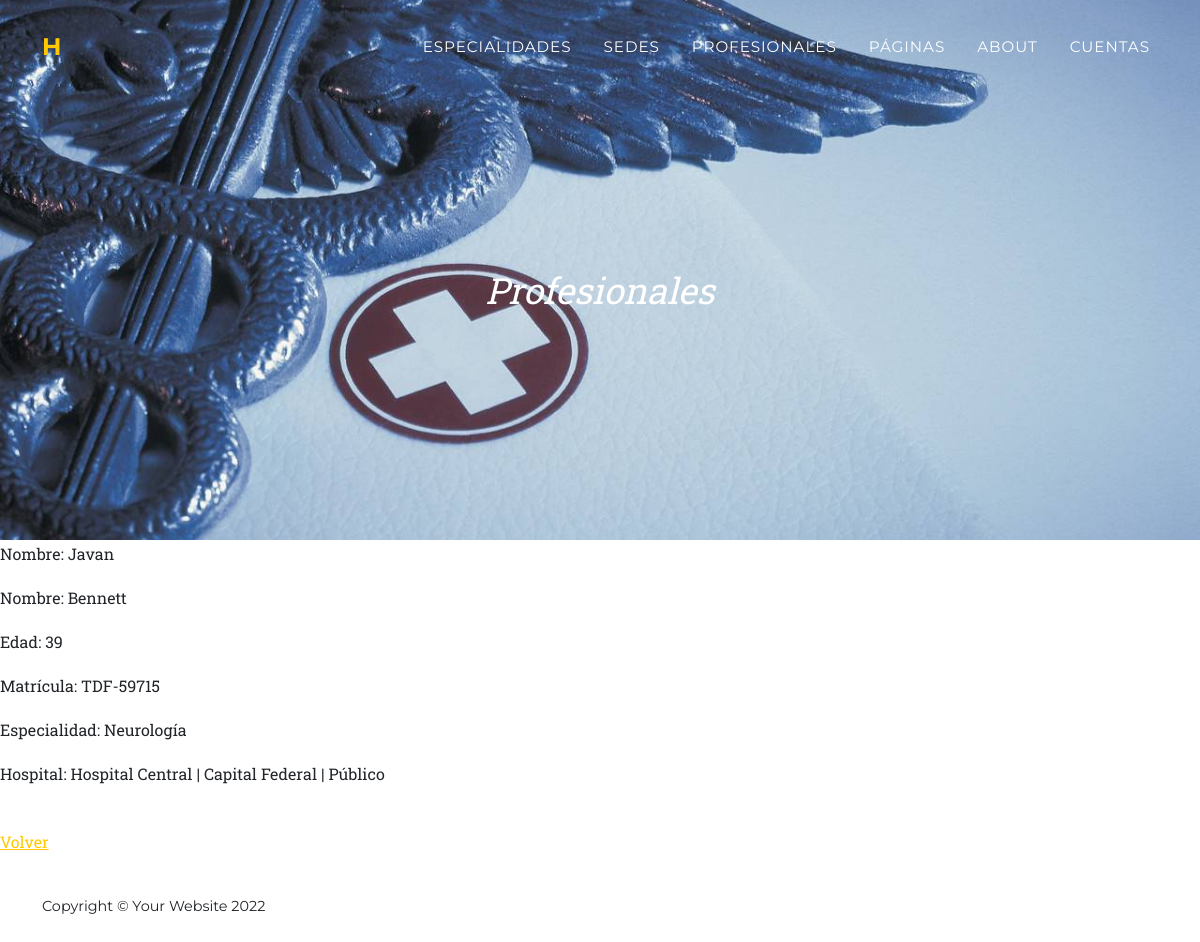
Before: /profesional/a4bdf6f1-aa9d-462a-ada8-4f7d4d67a002 with the older database file.
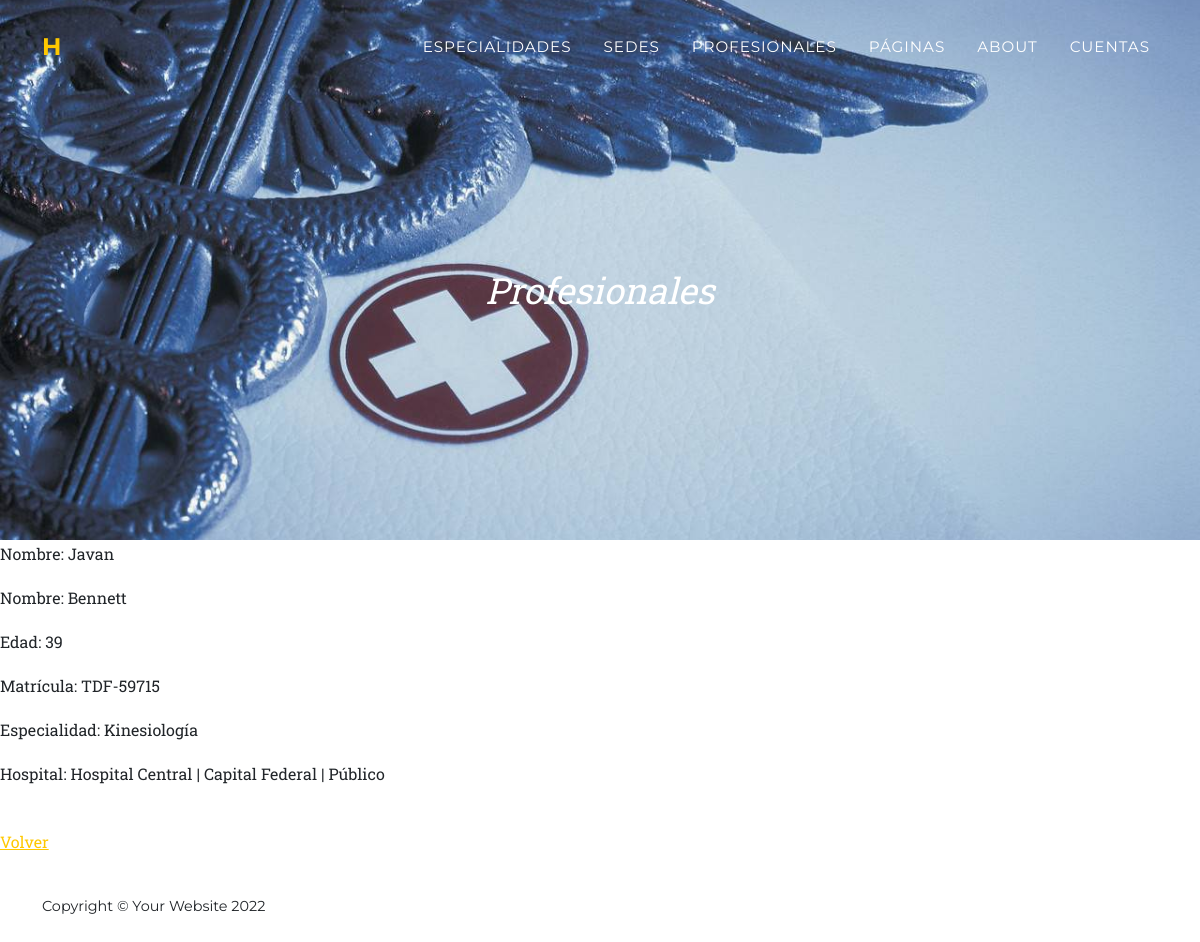
After: the same page with the newer database file.
### appHospital/models.py (models this page shows, shortened)
class Profesional(models.Model):
    id = models.CharField(max_length=40, default=uuid.uuid4(), primary_key=True)
    nombre = models.CharField(max_length=20)
    apellido = models.CharField(max_length=20)
    matrícula = models.CharField(max_length=15)
    edad = models.IntegerField()
    email = models.EmailField()
    especialidad = models.ForeignKey(Especialidad, on_delete=models.CASCADE)
    hospital = models.ForeignKey(Hospital, on_delete=models.CASCADE)

class Especialidad(models.Model):
    id = models.CharField(max_length=40, default=uuid.uuid4(), primary_key=True)
    nombre = models.CharField(max_length=20)
    descripcion = models.TextField(blank=True)
    def __str__(self) -> str:
        return self.nombre

class Hospital(models.Model):
    id = models.CharField(max_length=40, default=uuid.uuid4(), primary_key=True)
    nombre = models.CharField(max_length=50)
    zona = models.CharField(max_length=30)
    public = models.BooleanField(default=False)
    def __str__(self) -> str:
        if self.public == True:
            return self.nombre+" | "+self.zona+" | Público"
        else:
            return self.nombre+" | "+self.zona+" | Privado"

### appHospital/views.py (the view)
# urls.py: path('profesional/<pk>', ProfesionalDetalle.as_view(), name='profesional_detalle'),
class ProfesionalDetalle(DetailView):
    model = Profesional
    success_url = reverse_lazy('Profesional')
    fields = ['nombre', 'apellido', 'edad', 'matrícula', 'especialidad', 'hospital']

### appHospital/Templates/appHospital/profesional_detail.html
{% extends 'appHospital/padre.html' %}
{% load static %}
{% block topPage %}
<a class="navbar-brand" href=" {% url 'index' %}">H</a>
{% endblock %}
{% block title %}
<div class="masthead-subheading">Profesionales</div>
{% endblock %}
{% block changingContent %}
<p>Nombre: {{profesional.nombre}}</p>
<p>Nombre: {{profesional.apellido}}</p>
<p>Edad: {{profesional.edad}}</p>
<p>Matrícula: {{profesional.matrícula}}</p>
<p>Especialidad: {{profesional.especialidad}}</p>
<p>Hospital: {{profesional.hospital}}</p>
<br>
<p>
    <a href="{% url 'Profesional' %}">Volver</a>
</p>
{% endblock %}

Changed rows visible on the page:
changed Profesional "Javan": especialidad "Neurología" → "Kinesiología"
